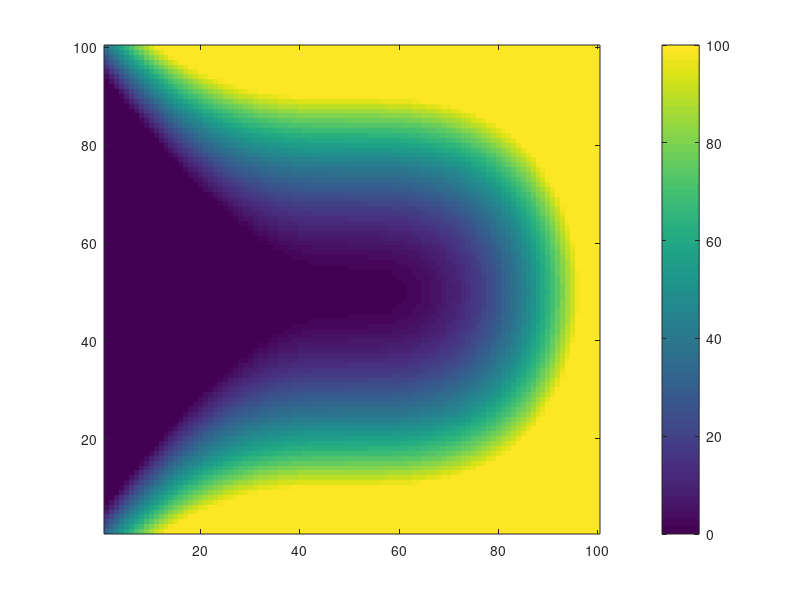
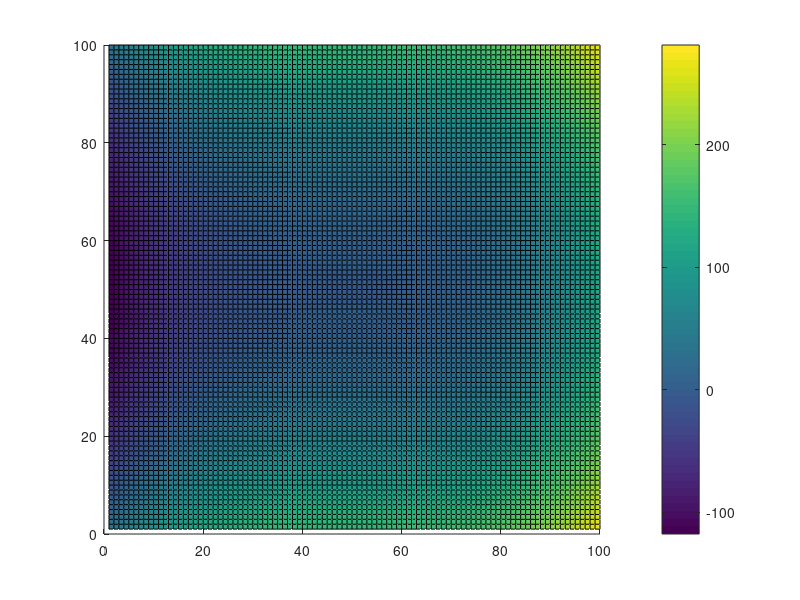

These charts were generated, in order, by the following MATLAB code:
Z=zeros(100,100);
for X=1:100
    for Y=1:100
        Z(Y,X)=((X-50)/10)^3+((Y-50)/4)^2;
    end
end
figure;imagesc(Z,[0 100]);set(gca,'YDir','normal');colorbar;
figure;surface(Z);colorbar;